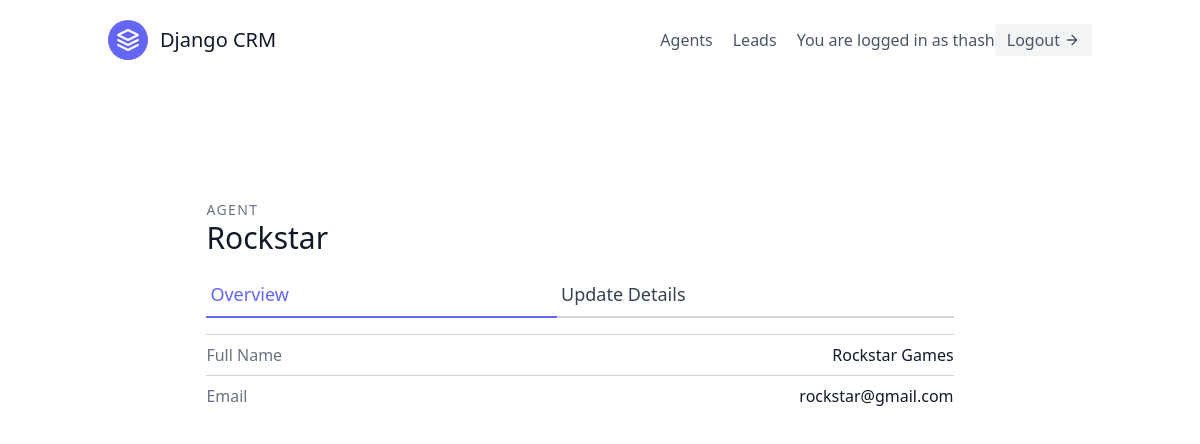
/agents/3/ (signed in), run on the app's committed database.
### leads/models.py (models this page shows, shortened)
class User(AbstractUser):
    is_organiser = models.BooleanField(default=True)
    is_agent = models.BooleanField(default=False)

class Agent(models.Model):
    user = models.OneToOneField(User, on_delete=models.CASCADE)
    organisation = models.ForeignKey(UserProfile, on_delete=models.CASCADE)

### agents/views.py (the view)
# urls.py: path('<int:pk>/', views.AgentDetailView.as_view(), name="detail"),
class AgentDetailView(OrganizerAndLoginRequiredMixin, generic.DetailView):
    template_name = "agents/agent_detail.html"
    context_objects_name=  "agent"
    def get_queryset(self):
        organisation = self.request.user.userprofile
        return Agent.objects.filter(organisation=organisation)

### agents/mixins.py (called while the page is built)
    def dispatch(self, request, *args, **kwargs):
        if not request.user.is_authenticated or not request.user.is_organiser:
            return redirect("leads:list")
        return super().dispatch(request, *args, **kwargs)

### agents/templates/agents/agent_detail.html
{% extends "base.html" %}
{% block content %}
<section class="text-gray-700 body-font overflow-hidden">
    <div class="container px-5 py-24 mx-auto">
      <div class="lg:w-4/5 mx-auto flex flex-wrap">
        <div class="w-full lg:pr-10 lg:py-6 mb-6 lg:mb-0">
            <h2 class="text-sm title-font text-gray-500 tracking-widest">AGENT</h2>
            <h1 class="text-gray-900 text-3xl title-font font-medium mb-4">{{ agent.user.username }}</h1>
            <div class="flex mb-4">
                <a href="{% url 'agents:detail' agent.pk %}" class="flex-grow text-indigo-500 border-b-2 border-indigo-500 py-2 text-lg px-1">
                    Overview
                </a>
                <a href="{% url 'agents:update' agent.pk %}" class="flex-grow border-b-2 border-gray-300 py-2 text-lg px-1">
                    Update Details
                </a>
            </div>
            <div class="flex border-t border-gray-300 py-2">
                <span class="text-gray-500">Full Name</span>
                <span class="ml-auto text-gray-900">{{ agent.user.first_name }} {{ agent.user.last_name }}</span>
            </div>
            <div class="flex border-t border-gray-300 py-2">
                <span class="text-gray-500">Email</span>
                <span class="ml-auto text-gray-900">{{ agent.user.email }}</span>
            </div>
        </div>
      </div>
    </div>
  </section>
{% endblock content %}

### templates/navbar.html (shortened to what this page needs)
<header class="text-gray-600 body-font">
    <div class="container mx-auto flex flex-wrap p-5 flex-col md:flex-row items-center">
        <a class="flex title-font font-medium items-center text-gray-900 mb-4 md:mb-0" href="{% url 'landing' %}">
            <svg xmlns="http://www.w3.org/2000/svg" fill="none" stroke="currentColor" stroke-linecap="round" stroke-linejoin="round" stroke-width="2" class="w-10 h-10 text-white p-2 bg-indigo-500 rounded-full" viewBox="0 0 24 24">
            <path d="M12 2L2 7l10 5 10-5-10-5zM2 17l10 5 10-5M2 12l10 5 10-5"></path>
            </svg>
            <span class="ml-3 text-xl">Django CRM</span>
        </a>
        <nav class="md:ml-auto flex flex-wrap items-center text-base justify-center">
            {% if request.user.is_organiser %}
            <a href="{% url 'agents:list' %}" class="mr-5 hover:text-gray-900">Agents</a>
            {% endif %}
            <a href="{% url 'leads:list' %}" class="mr-5 hover:text-gray-900">Leads</a>
        </nav>
        {% if request.user.is_authenticated %}
        You are logged in as {{ request.user.username }}
        <a href="{% url 'logout' %}" class="inline-flex items-center bg-gray-100 border-0 py-1 px-3 focus:outline-none hover:bg-gray-200 rounded text-base mt-4 md:mt-0">Logout
            <svg fill="none" stroke="currentColor" stroke-linecap="round" stroke-linejoin="round" stroke-width="2" class="w-4 h-4 ml-1" viewBox="0 0 24 24">
            <path d="M5 12h14M12 5l7 7-7 7"></path>
            </svg>
        </a>
        {% endif %}
    </div>
</header>

### data on the page
User: user.username "thash"
Agent: user.username "Rockstar", user.first_name "Rockstar", user.last_name "Games", user.email "rockstar@gmail.com"
